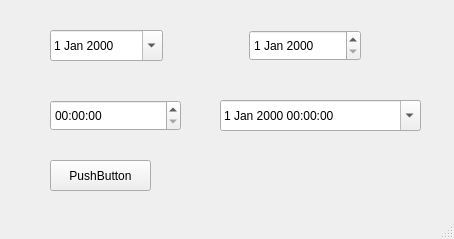
<?xml version="1.0" encoding="UTF-8"?>
<ui version="4.0">
 <class>MainWindow</class>
 <widget class="QMainWindow" name="MainWindow">
  <property name="geometry">
   <rect>
    <x>0</x>
    <y>0</y>
    <width>454</width>
    <height>239</height>
   </rect>
  </property>
  <property name="windowTitle">
   <string>MainWindow</string>
  </property>
  <widget class="QWidget" name="centralwidget">
   <widget class="QTimeEdit" name="timeEdit">
    <property name="geometry">
     <rect>
      <x>50</x>
      <y>100</y>
      <width>131</width>
      <height>31</height>
     </rect>
    </property>
    <property name="calendarPopup">
     <bool>true</bool>
    </property>
   </widget>
   <widget class="QDateTimeEdit" name="dateTimeEdit">
    <property name="geometry">
     <rect>
      <x>220</x>
      <y>100</y>
      <width>201</width>
      <height>31</height>
     </rect>
    </property>
    <property name="calendarPopup">
     <bool>true</bool>
    </property>
   </widget>
   <widget class="QPushButton" name="btnCalculate">
    <property name="geometry">
     <rect>
      <x>50</x>
      <y>160</y>
      <width>101</width>
      <height>31</height>
     </rect>
    </property>
    <property name="text">
     <string>PushButton</string>
    </property>
   </widget>
   <widget class="QWidget" name="">
    <property name="geometry">
     <rect>
      <x>50</x>
      <y>30</y>
      <width>311</width>
      <height>31</height>
     </rect>
    </property>
    <layout class="QHBoxLayout" name="horizontalLayout">
     <item>
      <widget class="QDateEdit" name="dateStart">
       <property name="sizePolicy">
        <sizepolicy hsizetype="Minimum" vsizetype="Preferred">
         <horstretch>0</horstretch>
         <verstretch>0</verstretch>
        </sizepolicy>
       </property>
       <property name="calendarPopup">
        <bool>true</bool>
       </property>
      </widget>
     </item>
     <item>
      <spacer name="horizontalSpacer">
       <property name="orientation">
        <enum>Qt::Horizontal</enum>
       </property>
       <property name="sizeType">
        <enum>QSizePolicy::Fixed</enum>
       </property>
       <property name="sizeHint" stdset="0">
        <size>
         <width>80</width>
         <height>20</height>
        </size>
       </property>
      </spacer>
     </item>
     <item>
      <widget class="QDateEdit" name="dateEnd">
       <property name="sizePolicy">
        <sizepolicy hsizetype="Minimum" vsizetype="Preferred">
         <horstretch>0</horstretch>
         <verstretch>0</verstretch>
        </sizepolicy>
       </property>
       <property name="calendarPopup">
        <bool>false</bool>
       </property>
      </widget>
     </item>
    </layout>
   </widget>
  </widget>
  <widget class="QMenuBar" name="menubar">
   <property name="geometry">
    <rect>
     <x>0</x>
     <y>0</y>
     <width>454</width>
     <height>21</height>
    </rect>
   </property>
  </widget>
  <widget class="QStatusBar" name="statusbar"/>
 </widget>
 <resources/>
 <connections/>
</ui>
